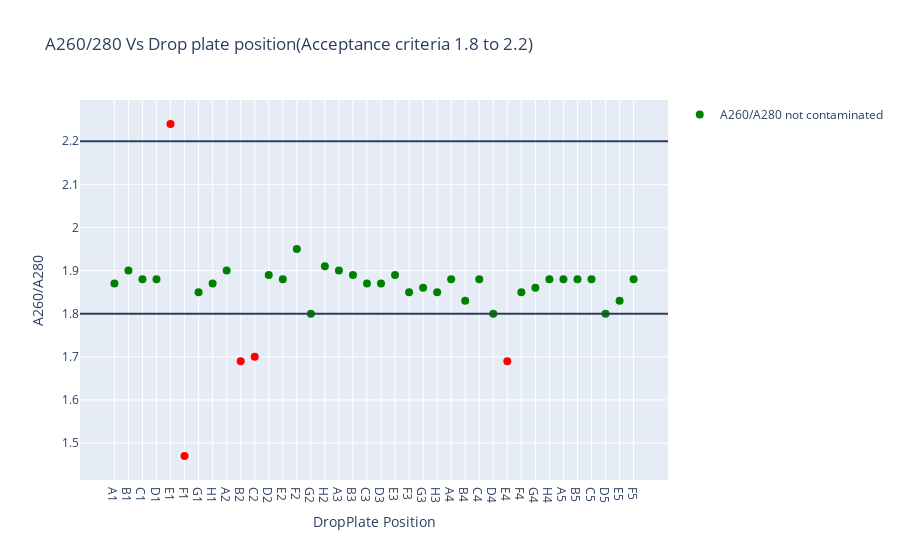

The notebook cell this image was saved under:
### Markdown cell above
### Outliers for 'A260/A280' 

Acceptance criteria = 1.8 to 2.2

### Code cell
import plotly.graph_objects as go
import plotly.offline as po
import plotly.express as px

fig = px.scatter(
                df_clean,
                x=df_clean['DropPlate Position'],
                y=df_clean["A260/A280"],
                hover_name = df_clean['Sample name'],
                title="A260/280 Vs Drop plate position(Acceptance criteria 1.8 to 2.2)",
    
                )

#Set colors for contamination
fig.update_traces(mode='markers',
                  
    marker=dict(
        size=8,
       
        color=(
            (df_clean['A260/A280'] > 2.2) |
            (df_clean['A260/A280'] < 1.8)
        ).astype('float'),
        colorscale=[[0, 'green'], [1, 'red']]
    )
)

fig.add_hline(y=1.8)
fig.add_hline(y=2.2)

fig.update_traces(name='A260/A280 not contaminated', showlegend = True)
fig.show()

### Figure 1 — Plotly figure (JSON) as saved in the notebook; plotly's stock layout.template omitted (floating-point values rounded to 4 significant figures)
{"data": [{"hovertemplate": "<b>%{hovertext}</b><br><br>DropPlate Position=%{x}<br>A260/A280=%{y}<extra></extra>", "hovertext": [4015652577, 4015652578, 4015652579, 4015652580, 4015652581, 4015652582, 4015652583, 4015652584, 4015652585, 4015652586, 4015652587, 4015652588, 4015652589, 4015652590, 4015652591, 4015652592, 4015652593, 4015652594, 4015652595, 4015652596, 4015652597, 4015652598, 4015652599, 4015652600, 4015652601, 4015652602, 4015652603, 4015652604, 4015652605, 4015652606, 4015652607, 4015652608, 4015652609, 4015652610, 4015652611, 4015652612, 4015652613, 4015652671], "legendgroup": "", "marker": {"color": [0, 0, 0, 0, 1, 1, 0, 0, 0, 1, 1, 0, 0, 0, 0, 0, 0, 0, 0, 0, 0, 0, 0, 0, 0, 0, 0, 0, 1, 0, 0, 0, 0, 0, 0, 0, 0, 0], "colorscale": [[0, "green"], [1, "red"]], "size": 8, "symbol": "circle"}, "mode": "markers", "name": "A260/A280 not contaminated", "orientation": "v", "showlegend": true, "type": "scatter", "x": ["A1", "B1", "C1", "D1", "E1", "F1", "G1", "H1", "A2", "B2", "C2", "D2", "E2", "F2", "G2", "H2", "A3", "B3", "C3", "D3", "E3", "F3", "G3", "H3", "A4", "B4", "C4", "D4", "E4", "F4", "G4", "H4", "A5", "B5", "C5", "D5", "E5", "F5"], "xaxis": "x", "y": [1.87, 1.9, 1.88, 1.88, 2.24, 1.47, 1.85, 1.87, 1.9, 1.69, 1.7, 1.89, 1.88, 1.95, 1.8, 1.91, 1.9, 1.89, 1.87, 1.87, 1.89, 1.85, 1.86, 1.85, 1.88, 1.83, 1.88, 1.8, 1.69, 1.85, 1.86, 1.88, 1.88, 1.88, 1.88, 1.8, 1.83, 1.88], "yaxis": "y"}], "layout": {"legend": {"tracegroupgap": 0}, "shapes": [{"type": "line", "x0": 0, "x1": 1, "xref": "x domain", "y0": 1.8, "y1": 1.8, "yref": "y"}, {"type": "line", "x0": 0, "x1": 1, "xref": "x domain", "y0": 2.2, "y1": 2.2, "yref": "y"}], "title": {"text": "A260/280 Vs Drop plate position(Acceptance criteria 1.8 to 2.2)"}, "xaxis": {"anchor": "y", "domain": [0, 1], "title": {"text": "DropPlate Position"}}, "yaxis": {"anchor": "x", "domain": [0, 1], "title": {"text": "A260/A280"}}}}
